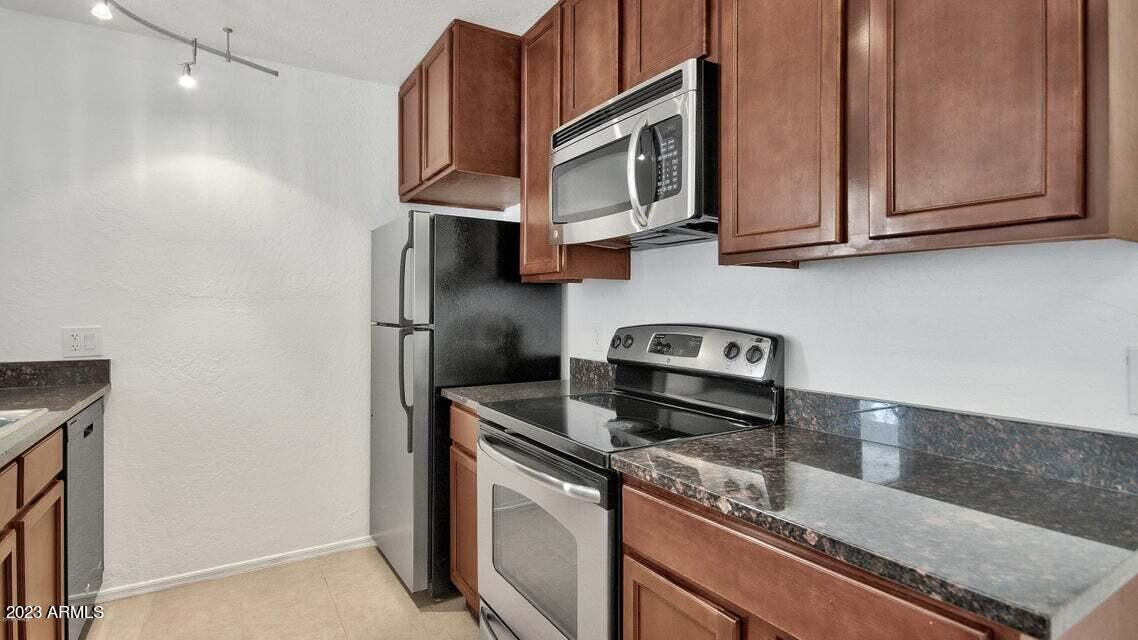
#> input picture references/original/ref-a-cooking-run.webp, 1138 x 640 px; its folder holds only this picture in this run
$ python build_original_bases.py
#> lines starting #> are read from the running program, lines starting #| are printed output that depends on the picture
"""Shot-01 bases: crop the original listing photos above/right of the
'(c)2023 ARMLS' notice (user-selected option 1, 2026-10-10), keep MASTER's 2688x1520
aspect, upscale (Lanczos). Originals are untouched."""
import json
from pathlib import Path
from PIL import Image
R = Path(__file__).resolve().parents[1]
out = {}
for name in ('ref-a-cooking-run', 'ref-h-apartment-facing'):
    im = Image.open(R / f'references/original/{name}.webp').convert('RGB')   # 1138x640
#> im is the input picture: PIL image 1138x640 RGB; mean R, G, B 155, 141.8, 133.8
    h = 596                                   # notice occupies y>=600
    w = round(h * 2688 / 1520)                # 1054
    x0 = (im.width - w) // 2 + 20             # bias right, away from the corner
#> x0 = 62
    box = (x0, 0, x0 + w, h)
#> box = (62, 0, 1116, 596)
    dst = R / f'outputs/construction/base-{name}.png'
    im.crop(box).resize((2688, 1520), Image.LANCZOS).save(dst)
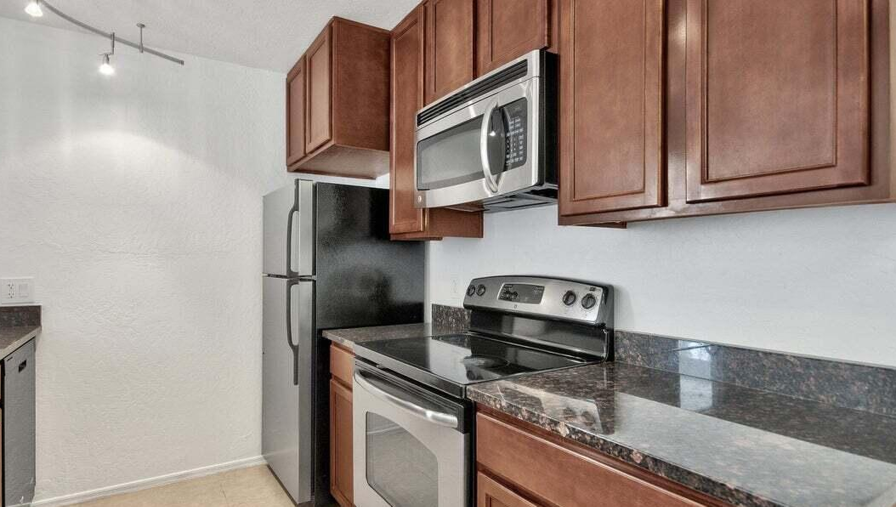
#> saved as base-ref-a-cooking-run.png: PIL image 2688x1520 RGB (shown at 1/3 size); mean R, G, B 154.7, 142.5, 135.3
#> (the run stopped early here; a loop or call above may not have finished)
